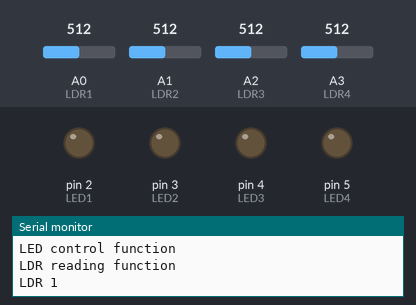
Bench run of a sketch on a simulated Arduino Uno, built with avr-gcc and run on an emulated ATmega328P. On the bench: output pins drawn as LEDs (lit = HIGH), the last lines printed to the serial monitor. Inputs (shaded band) come from the test bench; at power-on: A0 (LDR1) = 512, A1 (LDR2) = 512, A2 (LDR3) = 512, A3 (LDR4) = 512.

Above: at 1.2 s.
1.3 s: A0 (LDR1) set to 38
2.8 s: A0 (LDR1) set to 32
At 3.9 s:
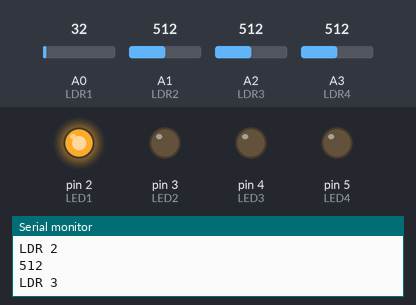
4.4 s: A1 (LDR2) set to 38
7.4 s: A1 (LDR2) set to 31
At 8.8 s:
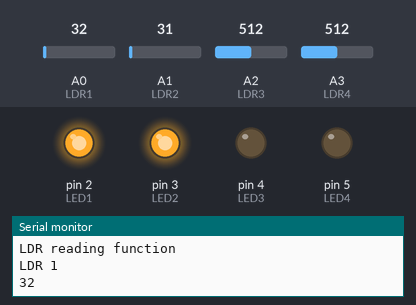
9.1 s: A2 (LDR3) set to 39
10.6 s: A2 (LDR3) set to 31
At 11.4 s:
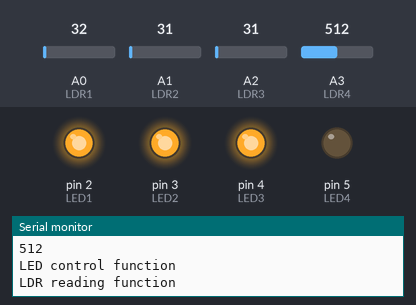
Timing chart, 0 to 13.2 s (numbered marks = the images above; inputs shaded):
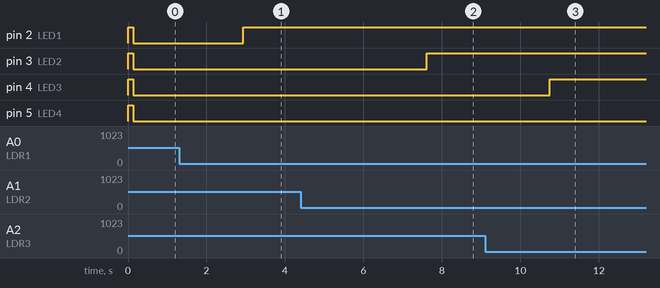

Measured:
- the behaviour switches between 35 and 34 on A0 (LDR1) (found by bisection; images 0 and 1)
- the behaviour switches between 35 and 34 on A1 (LDR2) (found by bisection; images 1 and 2)
- the behaviour switches between 35 and 34 on A2 (LDR3) (found by bisection; images 2 and 3)
- after the input at 2.8 s, pin 2 (LED1): LOW → HIGH after 0.13 s
- after the input at 7.4 s, pin 3 (LED2): LOW → HIGH after 0.21 s
- after the input at 10.6 s, pin 4 (LED3): LOW → HIGH after 0.15 s

The sketch:

ldr_lights.ino
```cpp
//Define port name
int LDR1 = A0;
int LDR2 = A1;
int LDR3 = A2;
int LDR4 = A3;
const int LED1 = 2;
const int LED2 = 3;
const int LED3 = 4;
const int LED4 = 5;

//Define variables
int sensorValue1 = 0;
int sensorValue2 = 0;
int sensorValue3 = 0;
int sensorValue4 = 0;

//Setup Function
void setup()
{
    Serial.begin(9600);

    //keep Arduino board from starting too fast
    while(!Serial)
    {
        delay(10);
    }

    pinMode(LED1, OUTPUT);
    pinMode(LED2, OUTPUT);
    pinMode(LED3, OUTPUT);
    pinMode(LED4, OUTPUT);

}

//Main Function
void loop()
{
    //LDR to check if ball has arrived at the point
    light_up();
    read_LDR();

}

/********  Sub-Functions  *******/

//Control the LED
void light_up()
{
    Serial.println("LED control function");

    //Check first LDR sensor
    if (sensorValue1 < 35)
    {
        digitalWrite(LED1, HIGH);
    }
    else
    {
        digitalWrite(LED1, LOW);
    }

    //Check second LDR sensor
    if (sensorValue2 < 35)
    {
        digitalWrite(LED2, HIGH);
    }
    else
    {
        digitalWrite(LED2, LOW);
    }

    //Check 3rd LDR sensor
    if (sensorValue3 < 35)
    {
        digitalWrite(LED3, HIGH);
    }
    else
    {
        digitalWrite(LED3, LOW);
    }

    //Check 4th LDR sensor
    if (sensorValue4 < 35)
    {
        digitalWrite(LED4, HIGH);
    }
    else
    {
        digitalWrite(LED4, LOW);
    }

}

//Read the LDR reading (Analog)
void read_LDR()
{
    Serial.println("LDR reading function");

    sensorValue1 = analogRead(LDR1);
    sensorValue2 = analogRead(LDR2);
    sensorValue3 = analogRead(LDR3);
    sensorValue4 = analogRead(LDR4);

    //no obstacle is 100, lowest is 25
    Serial.println("LDR 1");
    Serial.println(sensorValue1);
    Serial.println("LDR 2");
    Serial.println(sensorValue2);
    Serial.println("LDR 3");
    Serial.println(sensorValue3);
    Serial.println("LDR 4");
    Serial.println(sensorValue4);

    delay(100);

}
```
